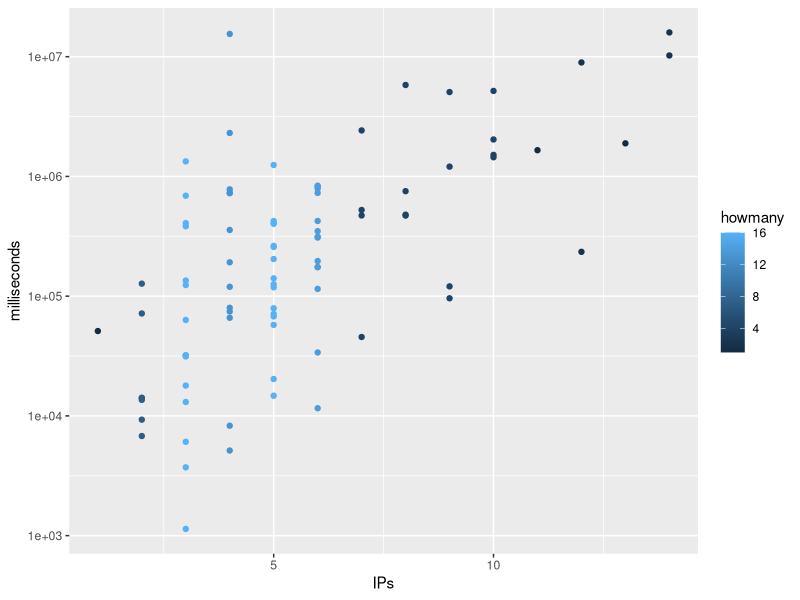
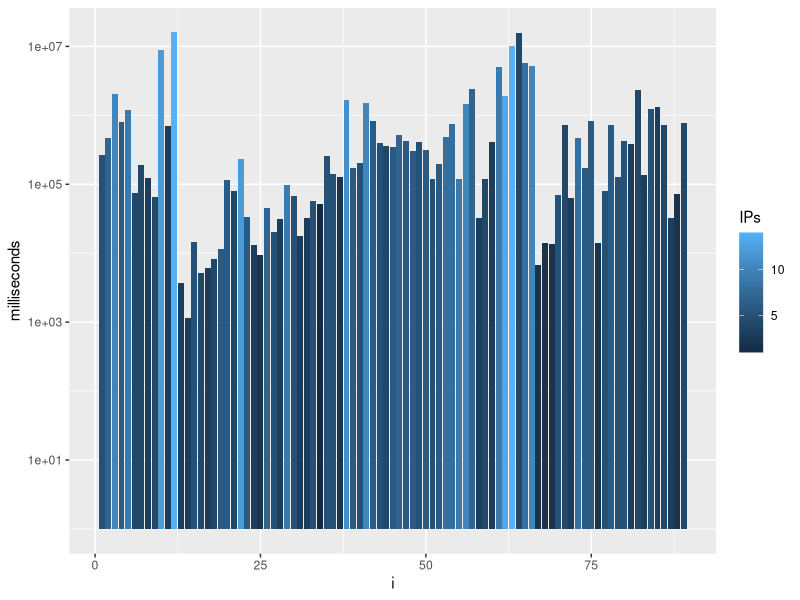
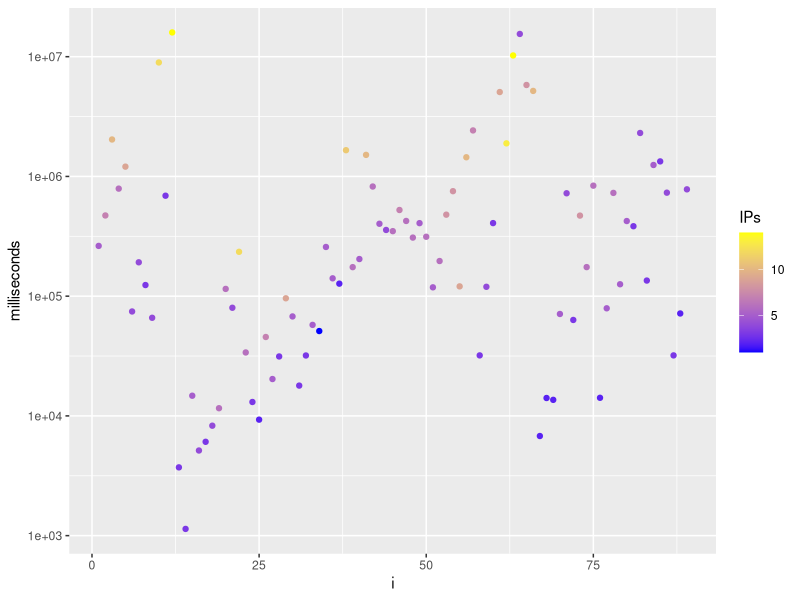

R code for these plots, in order:
library(ggplot2)

ips.time <- read.csv("ips-duration-openshift-7-31.dat")
ips.time$howmany <- 1:nrow(ips.time)
for ( i in 1:nrow(ips.time) ) {
    ips.time[i,]$howmany <- length(ips.time[ips.time$IPs==ips.time[i,]$IPs,]$milliseconds)
}
ips.time$i <- 1:nrow(ips.time)
ggplot(data=ips.time, aes(x=IPs,y=milliseconds,color=howmany))+geom_point()+scale_y_log10()+ stat_summary(fun.data = "mean_cl_boot", colour = "red")
ggplot(data=ips.time, aes(x=i,y=milliseconds,fill=IPs))+geom_bar(stat='identity')+scale_y_log10()
ggplot(data=ips.time, aes(x=i,y=milliseconds,color=IPs))+geom_point()+scale_y_log10() + scale_color_gradient(low='blue', high='yellow')

